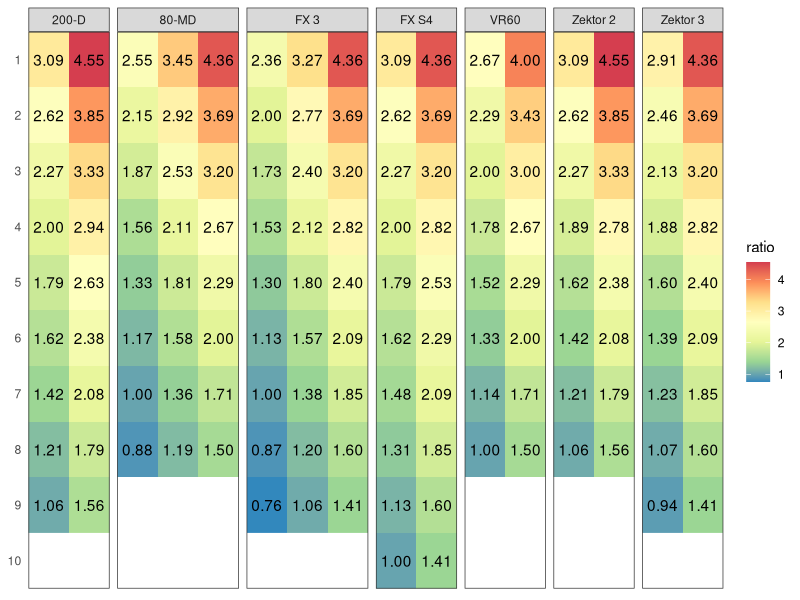
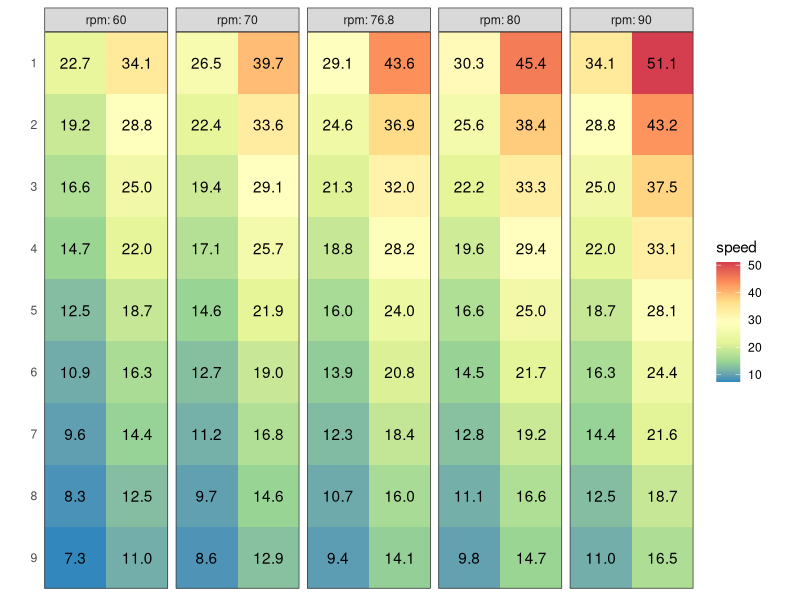
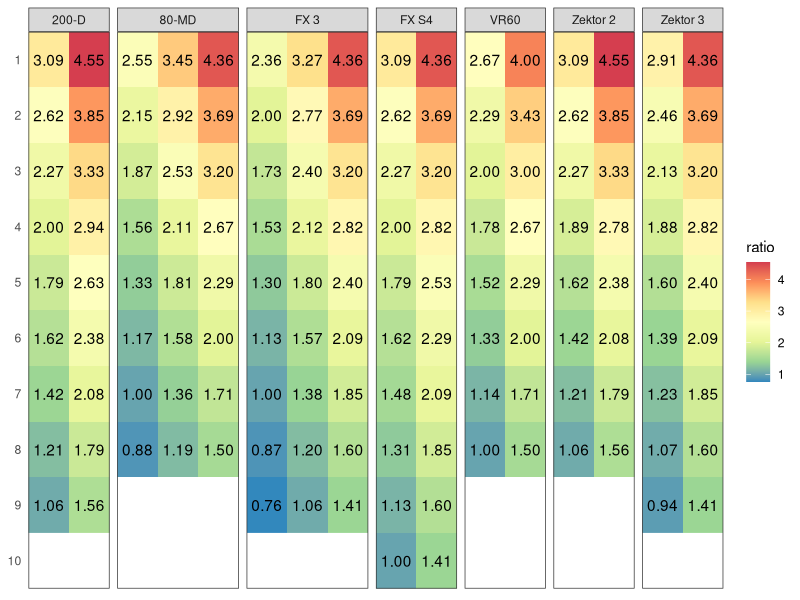
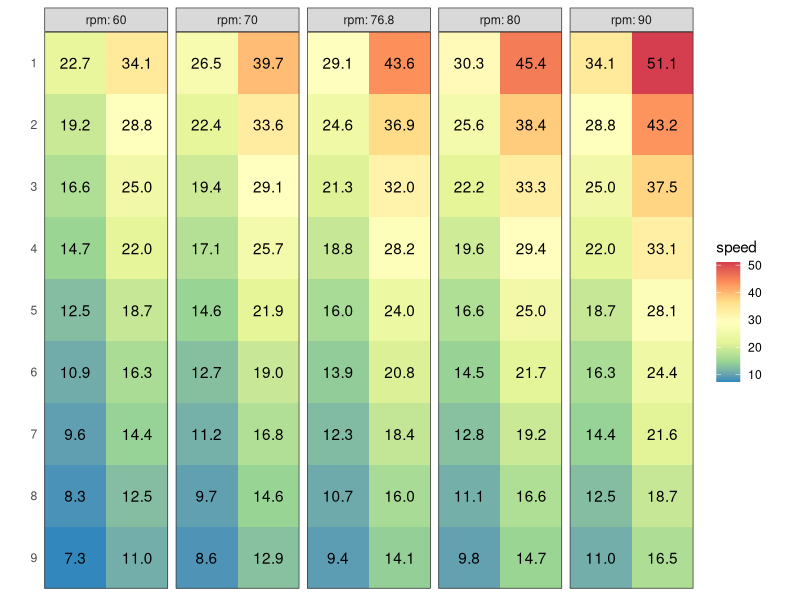

The R script that drew these images, in order:
library(tidyverse)

make_table = function(name, front, rear) {
  .front = tibble(front) %>% rownames_to_column("x")
  .rear = tibble(rear) %>% rownames_to_column("y")
  tidyr::crossing(
    name,
    front = .front$front,
    rear = .rear$rear
  ) %>%
    dplyr::left_join(.front, by = "front") %>%
    dplyr::left_join(.rear, by = "rear")
}

speed = function(ratio=1.0, rpm=90, diameter=0.69) {
  ratio * rpm * pi * diameter * 60 / 1000
}
speed(2.4)

gear_df = dplyr::bind_rows(
  make_table("80-MD", c(48, 38, 28), c(11, 13, 15, 18, 21, 24, 28, 32)),
  make_table("200-D", c(50, 34), c(11, 13, 15, 17, 19, 21, 24, 28, 32)),
  make_table("FX 3", c(48, 36, 26), c(11, 13, 15, 17, 20, 23, 26, 30, 34)),
  make_table("FX S4", c(48, 34), c(11, 13, 15, 17, 19, 21, 23, 26, 30, 34)),
  make_table("Zektor 2", c(50, 34), c(11, 13, 15, 18, 21, 24, 28, 32)),
  make_table("Zektor 3", c(48, 32), c(11, 13, 15, 17, 20, 23, 26, 30, 34)),
  make_table("VR60", c(48, 32), c(12, 14, 16, 18, 21, 24, 28, 32))
) %>%
  dplyr::mutate(ratio = front / rear) %>%
  print()

.pg = gear_df %>%
  ggplot(aes(ordered(x, levels = 3:1), ordered(y, levels = 10:1))) +
  geom_raster(aes(fill = ratio)) +
  geom_text(aes(label = sprintf("%.2f", ratio))) +
  facet_grid(cols = vars(name), scale = "free_x", space = "free_x") +
  scale_fill_distiller(palette = "Spectral") +
  coord_cartesian(expand = FALSE) +
  theme_bw() +
  theme(
    panel.grid = element_blank(),
    axis.title = element_blank(),
    axis.text.x = element_blank(),
    axis.ticks = element_blank()
  )
.pg
ggsave("bicycle-gear.png", .pg, width = 7, height = 4)

speed_df = tibble::tibble(
  rpm = c(60, 70, 76.8, 80, 90),
  gear = list(gear_df %>% dplyr::filter(name == "Zektor 3"))
) %>%
  tidyr::unnest() %>%
  dplyr::mutate(speed = speed(ratio, rpm)) %>%
  print()

.ps = speed_df %>%
  ggplot(aes(ordered(x, levels = 2:1), ordered(y, levels = 10:1))) +
  geom_raster(aes(fill = speed)) +
  geom_text(aes(label = sprintf("%.1f", speed))) +
  facet_grid(cols = vars(rpm), labeller = label_both) +
  scale_fill_distiller(palette = "Spectral") +
  coord_fixed(expand = FALSE) +
  theme_bw() +
  theme(
    panel.grid = element_blank(),
    axis.title = element_blank(),
    axis.text.x = element_blank(),
    axis.ticks = element_blank()
  )
.ps
ggsave("bicycle-speed.png", .ps, width = 5, height = 4)
